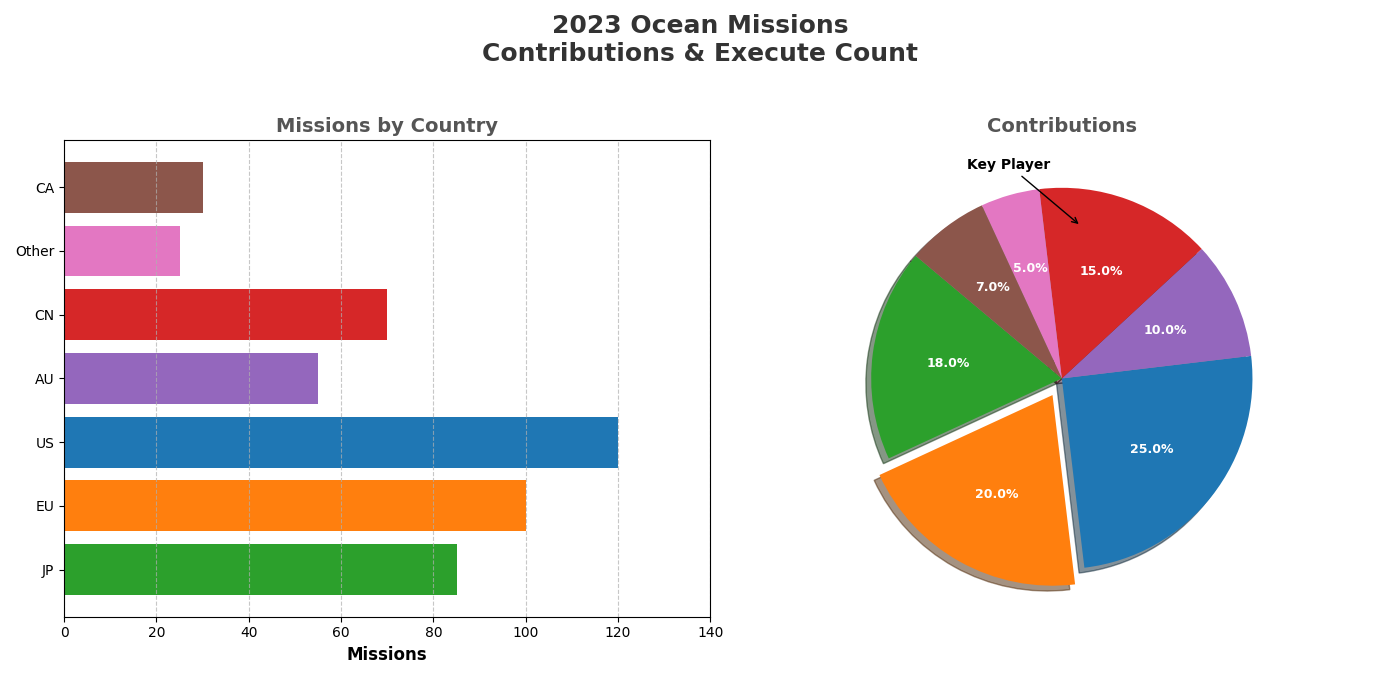

Python code for this plot:
import matplotlib.pyplot as plt
import numpy as np

# Data groups with altered content while preserving structure
countries = ['JP', 'EU', 'US', 'AU', 'CN', 'Other', 'CA']  # altered order
contributions = [18, 20, 25, 10, 15, 5, 7]  # corresponding shuffled values
missions = [85, 100, 120, 55, 70, 25, 30]  # corresponding shuffled values

colors = ['#2ca02c', '#ff7f0e', '#1f77b4', '#9467bd', '#d62728', '#e377c2', '#8c564b']

fig, (ax1, ax2) = plt.subplots(1, 2, figsize=(14, 7))
fig.suptitle("2023 Ocean Missions\nContributions & Execute Count", fontsize=18, fontweight='bold', color='#333')

ax1.barh(countries, missions, color=colors)
ax1.set_xlabel('Missions', fontsize=12, fontweight='bold')
ax1.set_title("Missions by Country", fontsize=14, fontweight='bold', color='#555')
ax1.grid(axis='x', linestyle='--', alpha=0.7)
ax1.set_xlim(0, max(missions) + 20)

wedges, texts, autotexts = ax2.pie(
    contributions, 
    labels=countries, 
    autopct='%1.1f%%', 
    startangle=140, 
    colors=colors, 
    explode=(0, 0.1, 0, 0, 0, 0, 0),  # changed explode for EU
    shadow=True,
    textprops=dict(color="white", fontsize=9, weight="bold")
)

ax2.set_title("Contributions", fontsize=14, fontweight='bold', color='#555')

ax2.annotate(
    'Key Player',
    xy=(0.1, 0.8),  # repositioned annotation
    xytext=(-0.5, 1.1),  # repositioned annotation
    arrowprops=dict(facecolor='black', arrowstyle='->'),
    fontsize=10,
    fontweight='bold',
    color='black'
)

plt.tight_layout(rect=[0, 0.03, 1, 0.95])

plt.show()
